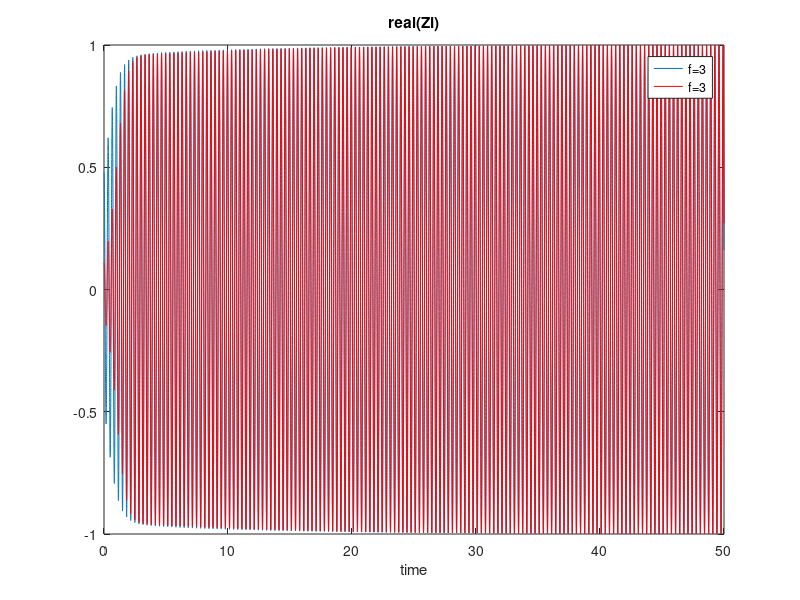
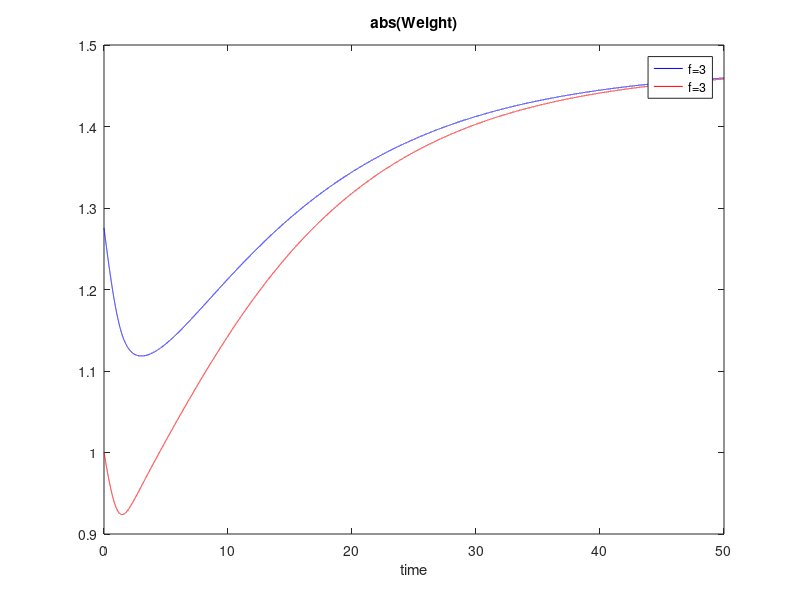
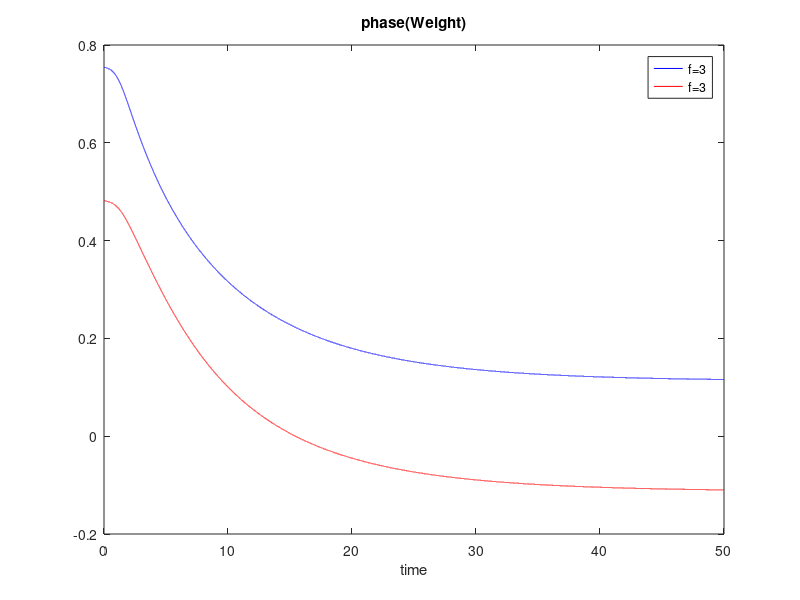
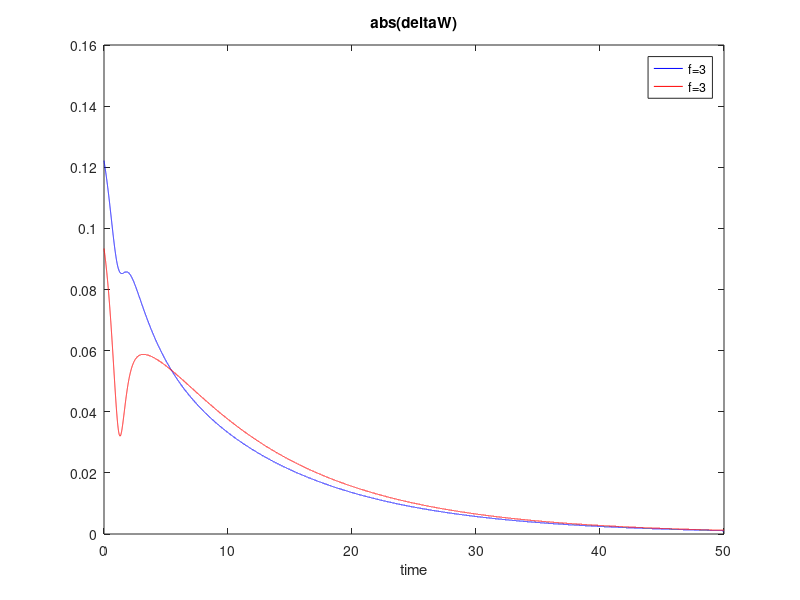

Reproduce these figures in MATLAB, in order.
%% Customized code for 2 oscillators
clear; close all;clc;
%% Initialization

w=complex(rand(1,2),rand(1,2));
w12=w(1);
w21=w(2);
mu=1;
omega=2*pi*[3 3]; % input the frequencies of oscillators in the bracket in Hz
omega1=omega(1);
omega2=omega(2);
ci=0.2; % coupling factor. Make this 0 to remove coupling
T=50; % end time
dt=0.001;
tt=(0:dt:T);
z1=rand;
z2=rand;
Z1=zeros(1,length(tt));
Z2=zeros(1,length(tt));
y1=z1;
y2=z2;
Y1=Z1;
Y2=Z2;
idx=1;
eta=0.1;
%% Euler iteration
for i=tt
    Z1(idx)=z1;
    Z2(idx)=z2;
    Y1(idx)=y1;
    Y2(idx)=y2;
    %% updating at each dt
    z1dot=(mu-abs(z1)^2)*z1+1i*omega1*z1+ci*w12*z2;
    z2dot=(mu-abs(z2)^2).*z2+1i*omega2*z2+ci*w21*z1;
    w12dot=eta*(-w12+z1*z2');
    w21dot=eta*(-w21+z2*z1');
    z2=z2+z2dot*dt;
    z1=z1+z1dot*dt;
    w12=w12+w12dot*dt;
    w21=w21+w21dot*dt;
    %% without coupling
    y1dot=(mu-abs(y1)^2)*y1+1i*omega1*y1;
    y2dot=(mu-abs(y2)^2).*y2+1i*omega2*y2;
    y2=y2+y2dot*dt;
    y1=y1+y1dot*dt;
 
    %% Saving for plots
    delw1(idx)= abs(w12dot);
    delw2(idx)= abs(w21dot);
    W1(idx)=abs(w12);
    W2(idx)=abs(w21);
    Wp1(idx)=angle(w12);
    Wp2(idx)=angle(w21);
    idx=idx+1;
    
end
%% Plotting

omega1=omega1/(2*pi);
omega2=omega2/(2*pi);
figure; 
plot(tt,real(Z1)/abs(max(real(Z1))));
hold on; plot(tt,real(Z2)/abs(max(real(Z2))),'r'); title('real(Zi)');xlabel('time');legend(['f=',num2str(omega1)],['f=',num2str(omega2)])
figure;
plot(tt,W1,'b',tt,W2,'r');title('abs(Weight)');legend(['f=',num2str(omega1)],['f=',num2str(omega2)]);xlabel('time');
figure;
plot(tt,Wp1,'b',tt,Wp2,'r');title('phase(Weight)');legend(['f=',num2str(omega1)],['f=',num2str(omega2)]);xlabel('time');
figure;
plot(tt,delw1,'b',tt,delw2,'r');title('abs(deltaW)');legend(['f=',num2str(omega1)],['f=',num2str(omega2)]);xlabel('time');
figure()
subplot(211);plot(tt,real(Z1)/abs(max(real(Z1))));
hold on;plot(tt,real(Z2)/abs(max(real(Z2))),'r'); title('real(Zi) with coupling');legend(['f=',num2str(omega1)],['f=',num2str(omega2)]);xlabel('time');
subplot(212);plot(tt,real(Y1)/abs(max(real(Y1))));
hold on;plot(tt,real(Y2)/abs(max(real(Y2))),'r'); title('real(Zi) without coupling');legend(['f=',num2str(omega1)],['f=',num2str(omega2)]);xlabel('time');
